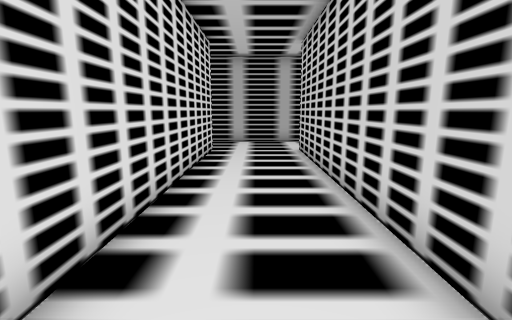
View 1 (above)

16 first-person views from a walk through a 3-D level made in the Unity game engine. The camera is 1.5 m above the floor, tilts 10° down and sees 85° across. The floor is counted in squares, 1 m on a side. Each view is taken from the middle of a square. On the plan, view 1 faces up. The plan holds only what a view shows up to about 14 squares ahead; the rest is blank. The place goes on beyond the plan. The player character is not drawn.

View 2
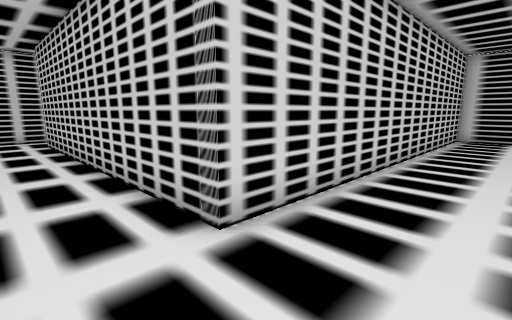

View 3
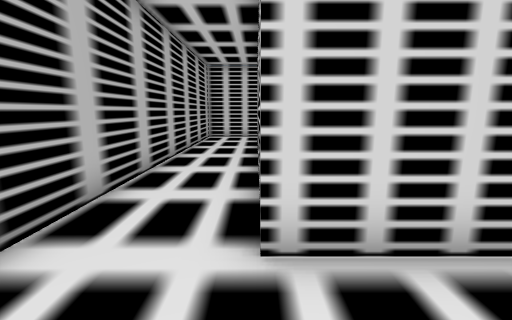

View 4
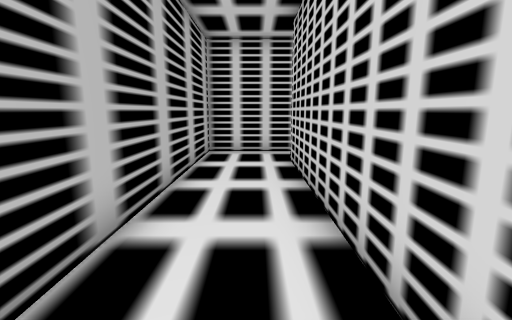

View 5
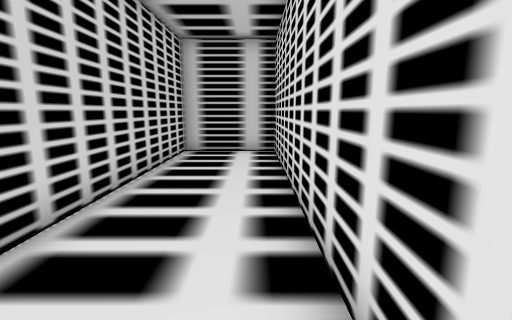

View 6
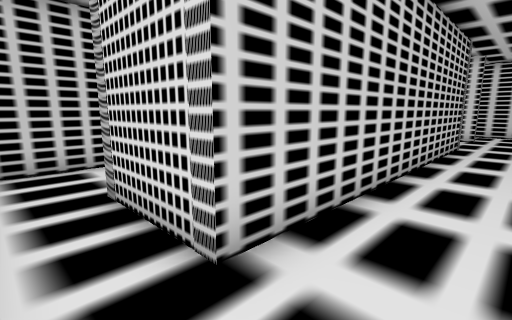

View 7
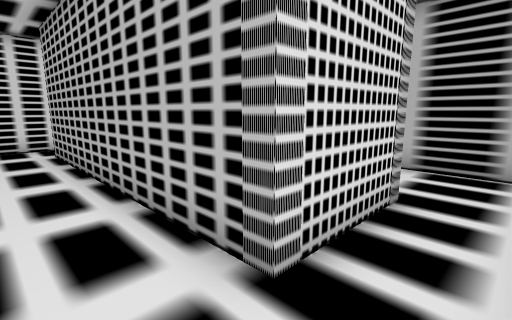

View 8
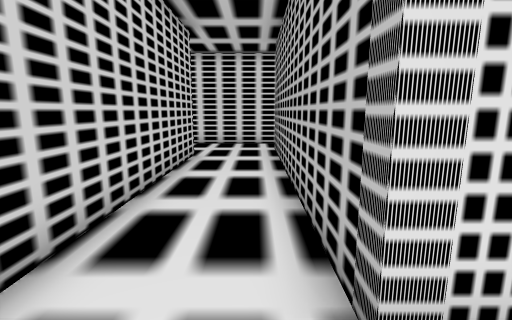

View 9
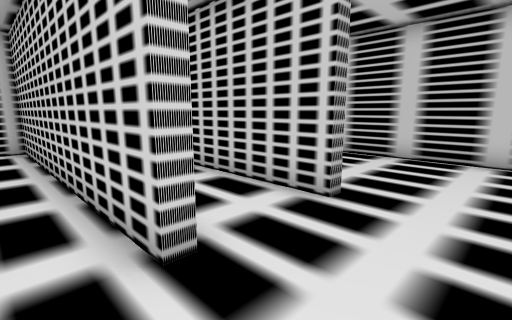

View 10
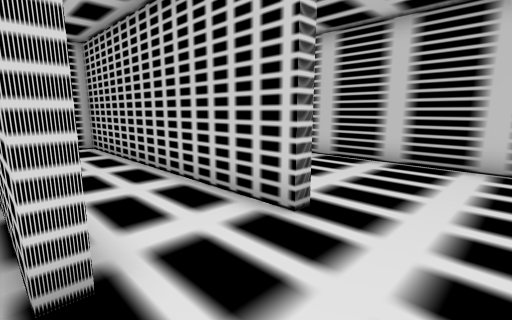

View 11
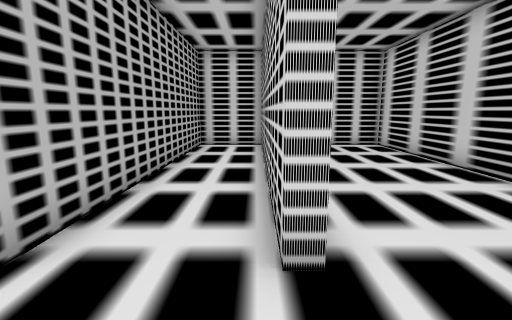

View 12
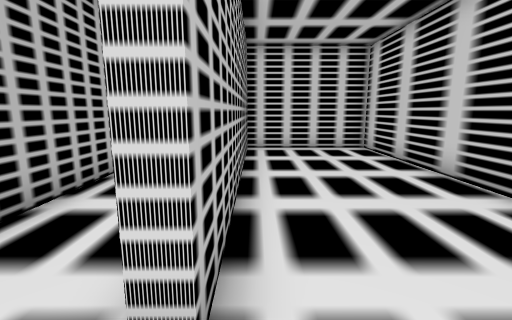

View 13
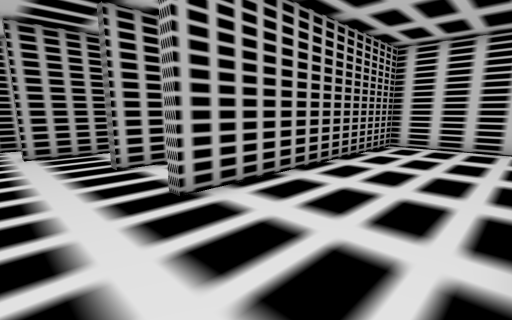

View 14
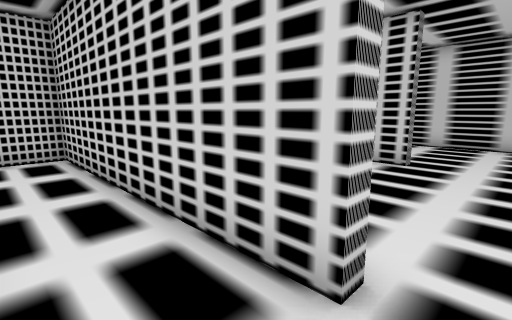

View 15
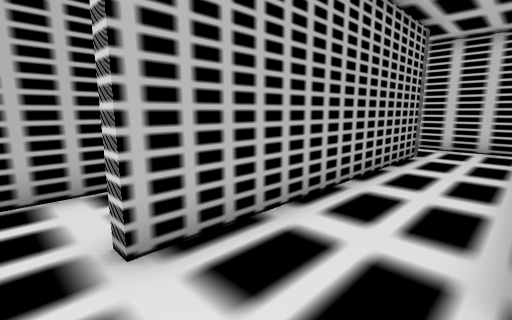

View 16
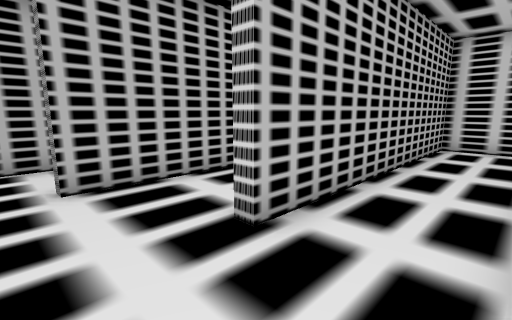

### Floor plan
Points are (right, up) in squares from view 1. A wall is a line through its corners. A room is listed if a view was taken in it or the views show most of it. See-through windows are left out.
Room 1 (views 1, 2, 3, 4, 5, 6)
walls: (-1.7, 11) (-1.7, -3.5) (1.7, -3.5) (1.7, 10.9) (13.5, 10.9); (15.5, 11.6) (15.5, 13.8) (-2.1, 13.8)
ways out: opening at (14.5, 12) to room 2
Room 2 (views 7, 8, 9, 10, 11, 12, 13, 15, 16)
walls: (3.2, -3.5) (15.5, -3.5) (15.5, 1.3) (5.4, 1.3) (5.4, 1.7) (15.5, 1.7) (15.5, 4.5) (5.4, 4.5) (5.4, 4.9) (15.5, 4.9) (15.5, 8.2); (2.1, 8.1) (2.1, 4.1); (13.5, 10.9) (13.5, 7.7) (3.9, 7.7); (15.5, 10.6) (15.5, 11.6)
ways out: opening at (14.5, 12) to room 1; opening at (3, 8) to room 3
Room 3 (view 14)
walls: (4.6, 10.5) (3.1, 10.5); (3.9, 7.7) (3.9, 8.1) (13.1, 8.1) (13.1, 9.7)
ways out: opening at (3, 8) to room 2

Positions as (right, up) in squares from view 1, and headings:
1: (0, 0), facing up
2: (-1, 13), facing down-right
3: (-1, 11), facing right
4: (5, 12), facing right
5: (-1, 7), facing down
6: (15, 13), facing down-left
7: (15, 6), facing up-left
8: (15, 7), facing left
9: (3, 6), facing down-right
10: (3, 5), facing down-right
11: (3, 2), facing right
12: (4, 1), facing right
13: (3, -3), facing up-right
14: (3, 10), facing down-right
15: (3, 5), facing up-right
16: (3, 2), facing up-right
